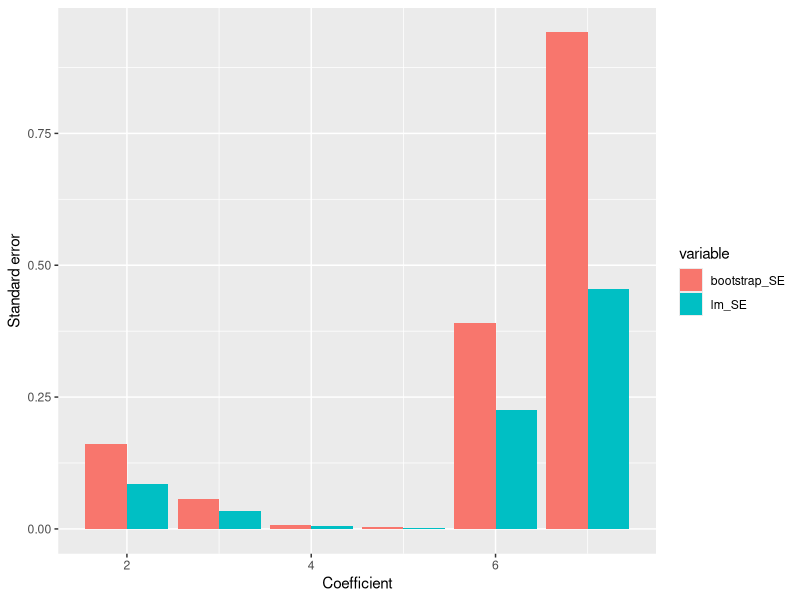

This figure's R source:
## ---- chunk 1
togs <- T
library(ggplot2)
library(dplyr)
library(reshape2)
library(tidyr)
# togs <- FALSE
## ---- chunk 2
library(boot)
set.seed(0)
nit   <- 1000  # Repeat the process "many times"
alpha <- 0.05  # CI parameter
nboot <- 100   # m parameter for bootstrap ("large enough m")
# f: change this to 200 or 5.
nsample <- 30  # n = 30 random samples from the chosen distribution. Comment out BCa code if it breaks.
covers     <- matrix(nrow = nit, ncol = 3)
covers_BCa <- matrix(nrow = nit, ncol = 3)
covers_asymp_norm <- matrix(nrow = nit, ncol = 3)

isin <- function (x, lower, upper) {
  (x > lower) & (x < upper)
}

for (j in 1:nit) {  # Repeating many times
  # a: pick a univariate distribution - standard normal
  x1 <- rnorm(nsample)
  
  # c: one or two different distributions - beta and poisson
  x2 <- rbeta(nsample, 1, 2)
  x3 <- rpois(nsample, 5)
  
  X1 <- matrix(data = NA, nrow = nsample, ncol = nboot)
  X2 <- matrix(data = NA, nrow = nsample, ncol = nboot)
  X3 <- matrix(data = NA, nrow = nsample, ncol = nboot)
  for (i in 1:nboot) {
    X1[ ,i] <- sample(x1, nsample, replace = T)
    X2[ ,i] <- sample(x2, nsample, T)
    X3[ ,i] <- sample(x3, nsample, T)
  }
  X1_func <- apply(X1, 2, mean)
  X2_func <- apply(X2, 2, mean)
  X3_func <- apply(X3, 2, mean)
  X1_quant <- quantile(X1_func, probs = c(alpha / 2, 1 - alpha / 2))
  X2_quant <- quantile(X2_func, probs = c(alpha / 2, 1 - alpha / 2))
  X3_quant <- quantile(X3_func, probs = c(alpha / 2, 1 - alpha / 2))
  covers[j,1] <- (0 > X1_quant[1]) & (0 < X1_quant[2])
  covers[j,2] <- ((1 / 3) > X2_quant[1]) & ((1 / 3) < X2_quant[2])
  covers[j,3] <- (5 > X3_quant[1]) & (5 < X3_quant[2])

  mf     <- function (x, i) return(mean(x[i]))
  bootX1 <- boot(x1, statistic = mf, R = nboot)
  bootX2 <- boot(x2, statistic = mf, R = nboot)
  bootX3 <- boot(x3, statistic = mf, R = nboot)

  X1_quant_BCa <- boot.ci(bootX1, type = "bca")$bca
  X2_quant_BCa <- boot.ci(bootX2, type = "bca")$bca
  X3_quant_BCa <- boot.ci(bootX3, type = "bca")$bca
  
  covers_BCa[j,1] <- (0 > X1_quant_BCa[4]) & (0 < X1_quant_BCa[5])
  covers_BCa[j,2] <- ((1 / 3) > X2_quant_BCa[4]) & ((1 / 3) < X2_quant_BCa[5])
  covers_BCa[j,3] <- (5 > X3_quant_BCa[4]) & (5 < X3_quant_BCa[5])
  
  # e: estimate mean and standard error
  # sample mean:
  x1_bar <- mean(x1)
  x2_bar <- mean(x2)
  x3_bar <- mean(x3)
  
  # standard error (of the sample mean) estimate: sample standard deviation / sqrt(n)
  x1_bar_SE <- sd(x1) / sqrt(nsample)
  x2_bar_SE <- sd(x2) / sqrt(nsample)
  x3_bar_SE <- sd(x3) / sqrt(nsample)
  
  covers_asymp_norm[j,1] <- isin(0, x1_bar - 1.96 * x1_bar_SE, x1_bar + 1.96 * x1_bar_SE)
  covers_asymp_norm[j,2] <- isin(1/3, x2_bar - 1.96 * x2_bar_SE, x2_bar + 1.96 * x2_bar_SE)
  covers_asymp_norm[j,3] <- isin(5, x3_bar - 1.96 * x3_bar_SE, x3_bar + 1.96 * x3_bar_SE)

}
apply(covers, 2, mean)
apply(covers, 2, sd) / sqrt(nit)

apply(covers_BCa, 2, mean)
apply(covers_BCa, 2, sd) / sqrt(nit)

apply(covers_asymp_norm, 2, mean)
apply(covers_asymp_norm, 2, sd) / sqrt(nit)

## ---- chunk 3
# a
x <- c(7, 2, 4, 6, 4, 5, 9, 10)
n <- length(x)
mu <- mean(x)

SE <- sqrt(mean((x - mu)^2)) / sqrt(n)
SE
z <- qnorm(1 - 0.05 / 2)
c(mu - z * SE, mu + z * SE)

# b
SE <- sd(x) / sqrt(n)
SE
c(mu - z * SE, mu + z * SE)

# c
set.seed(0)

m  <- 1000
T_mean <- function(x) {mean(x)}

est_boot <- array(NA, m)
for (i in 1:m) {
  x_boot <- x[sample(1:n, n, rep = T)]
  est_boot[i] <- T_mean(x_boot)
}

quantile(est_boot, p = c(0.025, 0.975))
## ---- chunk 4
x <- c(1.26, -0.33,  1.33,  1.27,  0.41, -1.54, -0.93, -0.29, -0.01,  2.40)
y <- c(2.64,  0.33,  0.48,  0.06, -0.88, -2.14, -2.21,  0.95,  0.83,  1.45)

# a
cor(x, y)

# b
res <- cor.test(x, y)
res$conf.int[1:2]

# c
set.seed(0)
m  <- 1000
n  <- length(x) 
T_cor <- function(x, y) {cor(x, y)}

est_boot <- array(NA, m)
for (i in 1:m) {
  idx <- sample(1:n, n, rep = T) # !!! important to use same indices to keep dependency between x and y
  est_boot[i] <- T_cor(x[idx], y[idx])
}

quantile(est_boot, p = c(0.025, 0.975))

# d
# Yes, but the bootstrap CI is more narrow.

# e
# We just use the functions for Kendall/Spearman coefficients instead:
T_kendall <- function(x, y) {cor(x, y, method = "kendall")}
T_spearman <- function(x, y) {cor(x, y, method = "spearman")}

# Put this in a function that returns the CI
bootstrap_95_ci <- function(x, y, t, m = 1000) {
  n <- length(x)
  est_boot <- array(NA, m)
  for (i in 1:m) {
    idx <- sample(1:n, n, rep = T) # !!! important to use same indices to keep dependency between x and y
    est_boot[i] <- t(x[idx], y[idx])
  }
  quantile(est_boot, p = c(0.025, 0.975))
}

bootstrap_95_ci(x, y, T_kendall)
bootstrap_95_ci(x, y, T_spearman)

## ---- chunk 5
# a
data(longley)

# b
res <- lm(Employed ~ . , longley)
tmp <- data.frame(summary(res)$coefficients[,1:2])
tmp$LB <- tmp[,1] - 1.96 * tmp[,2]
tmp$UB <- tmp[,1] + 1.96 * tmp[,2]
tmp

# c
set.seed(0)
m <- 100
n <- nrow(longley)
T_coef <- function(x) {
  lm(Employed ~ . , x)$coefficients
}

est_boot <- array(NA, c(m, ncol(longley)))
for (i in 1:m) {
  idx <- sample(1:n, n, rep = T)
  est_boot[i,] <- T_coef(longley[idx,])
}

SE <- apply(est_boot, 2, sd)
SE

# Show the standard errors around coefficients
library(ggplot2)
library(reshape2)
df <- data.frame(index = 1:7, bootstrap_SE = SE, lm_SE = tmp$Std..Error)
melted_df <- melt(df[2:nrow(df), ], id.vars = "index")  # Ignore bias which has a really large magnitude
ggplot(melted_df, aes(x = index, y = value, fill = variable)) +
  geom_bar(stat="identity", position="dodge") +
  xlab("Coefficient") +
  ylab("Standard error") # + scale_y_continuous(trans = "log") # If you want to also plot bias
  
